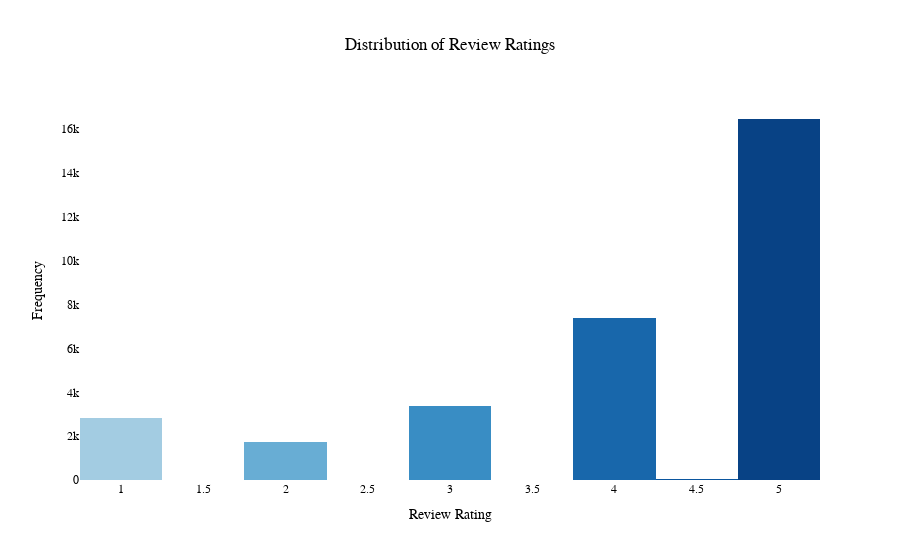

Notebook code cell kept with this figure:
### Markdown cell above
### 2.2. Review ratings distribution

Histogram of review ratings to understand the sentiment distribution.

### Code cell
# Filter the dataset to include only review ratings up to 5
df_filtered = df[df['review_rating'] <= 5]

# Plot histogram of review ratings with Plotly
fig_hist = px.histogram(df_filtered, x='review_rating', nbins=20, title='Distribution of Review Ratings',
                        color_discrete_sequence=[color_palette[5:]])

fig_hist.update_layout(
    title_text='Distribution of Review Ratings',
    title_x=0.5,
    xaxis_title='Review Rating',
    yaxis_title='Frequency',
    plot_bgcolor='rgba(0,0,0,0)',
    paper_bgcolor='rgba(0,0,0,0)',
    font=dict(
        family="Arial, sans-serif",
        size=12,
        color="#000000"
    )
)

# Show the histogram
fig_hist.show()

### Figure 1 — Plotly figure (JSON) as saved in the notebook; plotly's stock layout.template omitted (floating-point values rounded to 4 significant figures; data arrays with more than 128 entries replaced by an {"elided": "..."} marker saying what was removed)
{"data": [{"alignmentgroup": "True", "bingroup": "x", "hovertemplate": "review_rating=%{x}<br>count=%{y}<extra></extra>", "legendgroup": "", "marker": {"color": ["hsl(201.28571428571428, 52.57142857142857%, 76.42857142857143%)", "hsl(200.85714285714286, 53.714285714285715%, 69.42857142857143%)", "hsl(202.0, 56.0%, 62.0%)", "hsl(202.57142857142858, 54.285714285714285%, 55.714285714285715%)", "hsl(203.57142857142858, 55.28571428571429%, 49.57142857142857%)", "hsl(205.85714285714286, 64.42857142857143%, 43.857142857142854%)", "hsl(207.85714285714286, 75.0%, 38.42857142857143%)", "hsl(209.57142857142858, 87.0%, 33.28571428571429%)", "hsl(212.14285714285714, 88.28571428571428%, 27.71428571428571%)", "hsl(215.0, 86.0%, 22.0%)"], "pattern": {"shape": ""}}, "name": "", "nbinsx": 20, "offsetgroup": "", "orientation": "v", "showlegend": false, "type": "histogram", "x": {"elided": "31837 float values"}, "xaxis": "x", "yaxis": "y"}], "layout": {"barmode": "relative", "font": {"color": "#000000", "family": "Arial, sans-serif", "size": 12}, "legend": {"tracegroupgap": 0}, "paper_bgcolor": "rgba(0,0,0,0)", "plot_bgcolor": "rgba(0,0,0,0)", "title": {"text": "Distribution of Review Ratings", "x": 0.5}, "xaxis": {"anchor": "y", "domain": [0, 1], "title": {"text": "Review Rating"}}, "yaxis": {"anchor": "x", "domain": [0, 1], "title": {"text": "Frequency"}}}}
